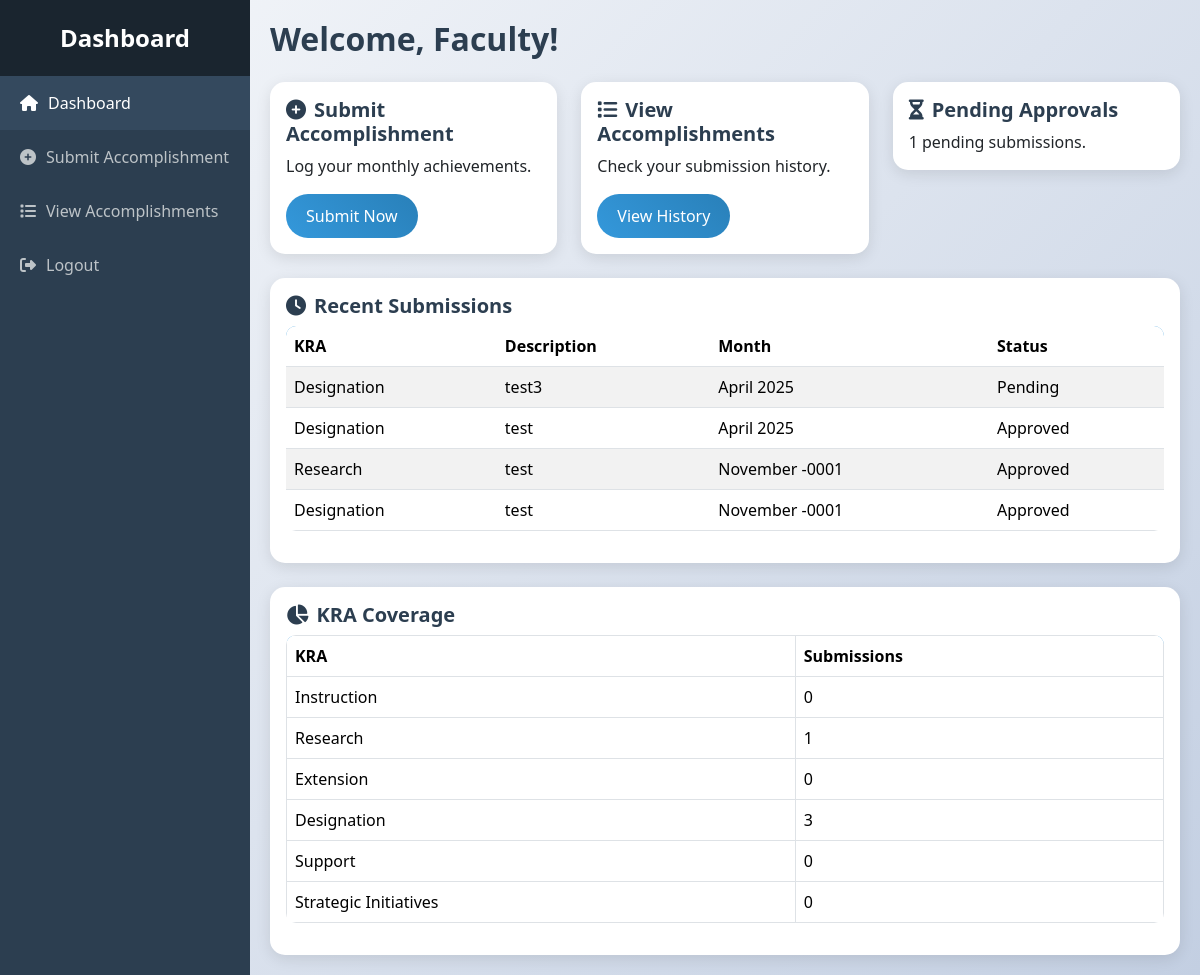
/dashboard.php (signed in), run on the app's committed database.
### tables this page shows
CREATE TABLE `accomplishment` (
  `accomplishment_id` int(11) NOT NULL,
  `user_id` int(11) NOT NULL,
  `kra_id` int(11) NOT NULL,
  `description` text NOT NULL,
  `month` date NOT NULL,
  `status` enum('Pending','Approved','Rejected') DEFAULT 'Pending',
  `reviewer_id` int(11) DEFAULT NULL,
  `review_comments` text DEFAULT NULL,
  `created_at` timestamp NOT NULL DEFAULT current_timestamp(),
  `file_path` varchar(255) DEFAULT NULL,
  `file_type` varchar(10) DEFAULT NULL,
  `impact_score` int(11) DEFAULT NULL,
  `updated_at` timestamp NOT NULL DEFAULT current_timestamp() ON UPDATE current_timestamp()
);

CREATE TABLE `kra` (
  `kra_id` int(11) NOT NULL,
  `kra_name` varchar(50) NOT NULL,
  `description` text DEFAULT NULL,
  `weight` decimal(5,2) DEFAULT 1.00
);

### dashboard.php (the view, shortened to what this page needs)
<?php
require 'config.php';
$role = $_SESSION['role'];
$user_id = $_SESSION['user_id'];
$stmt = $pdo->prepare("SELECT a.*, k.kra_name FROM Accomplishment a JOIN KRA k ON a.kra_id = k.kra_id WHERE a.user_id = ? ORDER BY a.created_at DESC LIMIT 5");
$stmt->execute([$user_id]);
$recent_submissions = $stmt->fetchAll();
$stmt = $pdo->prepare("SELECT k.kra_name, COUNT(a.accomplishment_id) as count
                       FROM KRA k
                       LEFT JOIN Accomplishment a ON k.kra_id = a.kra_id AND a.user_id = ?
                       GROUP BY k.kra_id");
$stmt->execute([$user_id]);
$kra_coverage = $stmt->fetchAll();
$pending_stmt = $pdo->prepare("SELECT COUNT(*) as count FROM Accomplishment WHERE user_id = ? AND status = 'Pending'");
$pending_stmt->execute([$user_id]);
$pending_faculty = $pending_stmt->fetch()['count'];
?>
<!DOCTYPE html>
<html lang="en">
<head>
    <link href="https://cdn.jsdelivr.net/npm/bootstrap@5.3.3/dist/css/bootstrap.min.css" rel="stylesheet">
    <link rel="stylesheet" href="https://cdnjs.cloudflare.com/ajax/libs/font-awesome/6.6.0/css/all.min.css">
</head>
<body>
    <div class="sidebar">
        <div class="sidebar-header">
            Dashboard
        </div>
        <ul class="nav flex-column">
            <li class="nav-item">
                <a href="dashboard.php" class="nav-link active">
                    <i class="fas fa-home"></i>
                    <span>Dashboard</span>
                </a>
            </li>
            <?php if ($role === 'Faculty'): ?>
                <li class="nav-item">
                    <a href="submit_accomplishment.php" class="nav-link">
                        <i class="fas fa-plus-circle"></i>
                        <span>Submit Accomplishment</span>
                    </a>
                </li>
                <li class="nav-item">
                    <a href="view_accomplishments.php" class="nav-link">
                        <i class="fas fa-list"></i>
                        <span>View Accomplishments</span>
                    </a>
                </li>
            <?php endif; ?>
            <li class="nav-item">
                <a href="logout.php" class="nav-link">
                    <i class="fas fa-sign-out-alt"></i>
                    <span>Logout</span>
                </a>
            </li>
        </ul>
    </div>
    <div class="content">
        <h2 class="mb-4">Welcome, <?php echo htmlspecialchars($_SESSION['role']); ?>!</h2>
        <div class="row g-4">
            <?php if ($role === 'Faculty'): ?>
                <div class="col-md-4">
                    <div class="card">
                        <div class="card-body">
                            <h5 class="card-title"><i class="fas fa-plus-circle me-2"></i>Submit Accomplishment</h5>
                            <p class="card-text">Log your monthly achievements.</p>
                            <a href="submit_accomplishment.php" class="btn btn-gradient">Submit Now</a>
                        </div>
                    </div>
                </div>
                <div class="col-md-4">
                    <div class="card">
                        <div class="card-body">
                            <h5 class="card-title"><i class="fas fa-list me-2"></i>View Accomplishments</h5>
                            <p class="card-text">Check your submission history.</p>
                            <a href="view_accomplishments.php" class="btn btn-gradient">View History</a>
                        </div>
                    </div>
                </div>
                <div class="col-md-4">
                    <div class="card">
                        <div class="card-body">
                            <h5 class="card-title"><i class="fas fa-hourglass-half me-2"></i>Pending Approvals</h5>
                            <p class="card-text"><?php echo $pending_faculty; ?> pending submissions.</p>
                        </div>
                    </div>
                </div>
                <div class="col-12">
                    <div class="card">
                        <div class="card-body">
                            <h5 class="card-title"><i class="fas fa-clock me-2"></i>Recent Submissions</h5>
                            <?php if (empty($recent_submissions)): ?>
                                <p class="text-muted">No recent submissions.</p>
                            <?php else: ?>
                                <div class="table-responsive">
                                    <table class="table table-striped">
                                        <thead>
                                            <tr>
                                                <th>KRA</th>
                                                <th>Description</th>
                                                <th>Month</th>
                                                <th>Status</th>
                                            </tr>
                                        </thead>
                                        <tbody>
                                            <?php foreach ($recent_submissions as $sub): ?>
                                                <tr>
                                                    <td><?php echo htmlspecialchars($sub['kra_name']); ?></td>
                                                    <td><?php echo htmlspecialchars($sub['description']); ?></td>
                                                    <td><?php echo date('F Y', strtotime($sub['month'])); ?></td>
                                                    <td><?php echo htmlspecialchars($sub['status']); ?></td>
                                                </tr>
                                            <?php endforeach; ?>
                                        </tbody>
                                    </table>
                                </div>
                            <?php endif; ?>
                        </div>
                    </div>
                </div>
                <div class="col-12">
                    <div class="card">
                        <div class="card-body">
                            <h5 class="card-title"><i class="fas fa-chart-pie me-2"></i>KRA Coverage</h5>
                            <div class="table-responsive">
                                <table class="table table-bordered">
                                    <thead>
                                        <tr>
                                            <th>KRA</th>
                                            <th>Submissions</th>
                                        </tr>
                                    </thead>
                                    <tbody>
                                        <?php foreach ($kra_coverage as $kra): ?>
                                            <tr>
                                                <td><?php echo htmlspecialchars($kra['kra_name']); ?></td>
                                                <td><?php echo $kra['count']; ?></td>
                                            </tr>
                                        <?php endforeach; ?>
                                    </tbody>
                                </table>
                            </div>
                        </div>
                    </div>
                </div>
            <?php endif; ?>
        </div>
    </div>
</body>
</html>

### dashboard.php (style rules this page uses)
body { background: linear-gradient(135deg, #f5f7fa 0%, #c3cfe2 100%); min-height: 100vh; font-family: 'Segoe UI', sans-serif; }
.sidebar { position: fixed; top: 0; left: 0; height: 100%; width: 250px; background: #2c3e50; color: #fff; transition: all 0.3s; overflow-y: auto; z-index: 1000; }
.sidebar .sidebar-header { padding: 20px; background: #1a252f; text-align: center; font-size: 1.5rem; font-weight: bold; }
.sidebar .nav-link { color: #bdc3c7; padding: 15px 20px; display: flex; align-items: center; transition: all 0.3s; }
.sidebar .nav-link:hover, .sidebar .nav-link.active { background: #34495e; color: #fff; }
.sidebar .nav-link i { margin-right: 10px; }
.content { margin-left: 250px; padding: 20px; transition: all 0.3s; }
.card { border: none; border-radius: 15px; box-shadow: 0 4px 15px rgba(0, 0, 0, 0.1); transition: transform 0.3s; }
.card-title { font-weight: 600; color: #2c3e50; }
.btn-gradient { background: linear-gradient(45deg, #3498db, #2980b9); border: none; color: #fff; padding: 10px 20px; border-radius: 25px; transition: all 0.3s; }
.table { background: #fff; border-radius: 10px; overflow: hidden; }
.table thead { background: #3498db; color: #fff; }
h2 { color: #2c3e50; font-weight: 700; }

### data on the page
accomplishment: kra.kra_name "Designation", description "test3", month "April 2025", status "Pending"
accomplishment: kra.kra_name "Designation", description "test", month "April 2025", status "Approved"
accomplishment: kra.kra_name "Research", description "test", month "November -0001", status "Approved"
accomplishment: kra.kra_name "Designation", description "test", month "November -0001", status "Approved"

### other printed values
$_SESSION['role'] "Faculty"
$pending_faculty "1"
$kra['kra_name'] "Instruction"
$kra['count'] "0"
$kra['kra_name'] "Research"
$kra['count'] "1"
$kra['kra_name'] "Extension"
$kra['kra_name'] "Designation"
$kra['count'] "3"
$kra['kra_name'] "Support"
$kra['kra_name'] "Strategic Initiatives"
